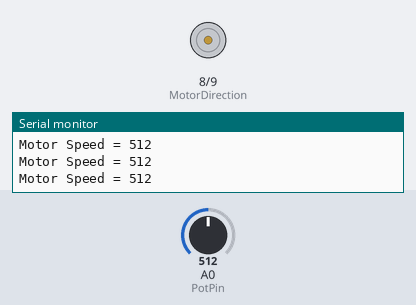
A sketch run on a simulated Arduino Uno, built with avr-gcc and run on an emulated ATmega328P. Shown: direction and speed pins drawn as motors (green arrow = direction pin HIGH = forward, orange = LOW = backward, longer = more drive), the last lines printed to the serial monitor. Inputs (shaded band) come from the test bench; at power-on: A0 (PotPin) = 512.

Above: at 1.2 s.
1.3 s: A0 (PotPin) set to 489
4.3 s: A0 (PotPin) set to 469
At 5.3 s:
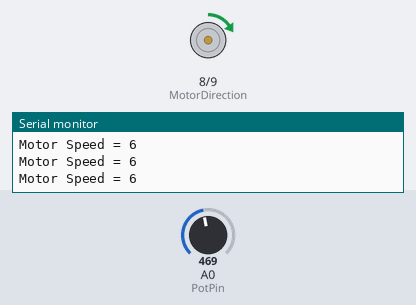
5.8 s: A0 (PotPin) set to 306
At 7.0 s:
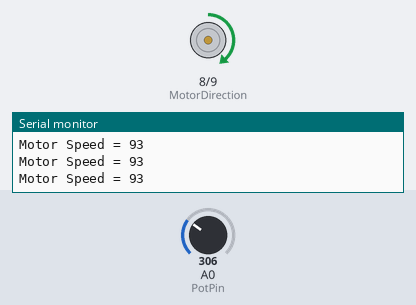
7.3 s: A0 (PotPin) set to 122
At 8.2 s:
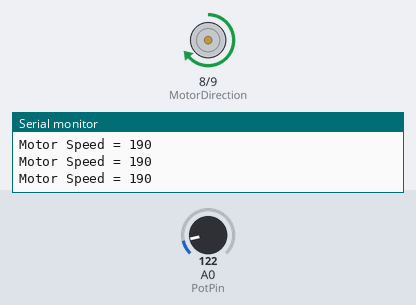
8.8 s: A0 (PotPin) set to 552
At 9.3 s:
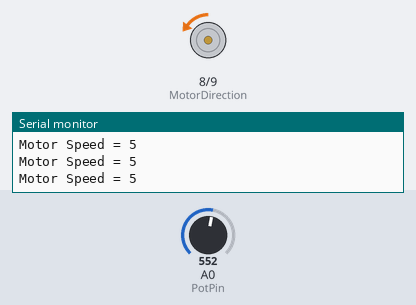
10.3 s: A0 (PotPin) set to 577
At 10.6 s:
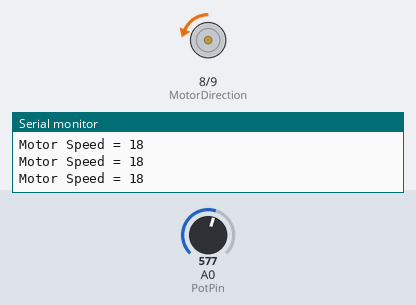
Timing chart, 0 to 13.3 s (numbered marks = the images above; inputs shaded):
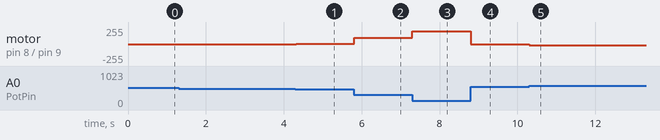

The sketch:

Cytron_Motor_Driver2.ino
```cpp
/*Example code for testing the Cytron Technologies 10A Rev 2.0 Motor Driver
 *The code uses only two pins, one for the motor direction (Pin 9)
 * and one for the motor speed (pin 9). The speed is set using PWM.
 * This code also uses a potentiometer connected to pin A0 in order to control speed and direction
 * This code is meant to be run on the Arduino Uno hardware.
 */


//Pins used to control direction and speed of the motor. Speed pin should be a pwm pin.
#define MotorDirection 8
#define MotorSpeed 9
#define PotPin A0

int SpeedVal = 0;

void setup() {
  //Declaration for the pins used, both should be outputs.
  pinMode(MotorDirection, OUTPUT);
  pinMode(MotorSpeed, OUTPUT);
  Serial.begin(9600);
}

void loop() {

  SpeedVal = analogRead(PotPin); //Reads the position of the potentiometer

  //Makes the motor rotate in the clockwise direction.
  if(SpeedVal > 542){
    digitalWrite(MotorDirection, LOW);
    SpeedVal = map(SpeedVal, 542, 1024, 0, 255);
    analogWrite(MotorSpeed,SpeedVal);
  }

  //Makes the motor rotate in the counter clockwise direction.
  else if(SpeedVal < 482){
    digitalWrite(MotorDirection, HIGH);
    SpeedVal = map(SpeedVal, 482, 0, 0, 255);
    analogWrite(MotorSpeed,SpeedVal);
  }

  Serial.print("Motor Speed = ");
  Serial.println(SpeedVal);

}
```

Measured:
- after the input at 4.3 s, motor on pin 8 (MotorDirection) / pin 9 (MotorSpeed): stopped → forward 6/255 at once
- after the input at 5.8 s, motor on pin 8 (MotorDirection) / pin 9 (MotorSpeed): forward 6/255 → forward 93/255 at once
- after the input at 7.3 s, motor on pin 8 (MotorDirection) / pin 9 (MotorSpeed): forward 93/255 → forward 190/255 at once
- after the input at 8.8 s, motor on pin 8 (MotorDirection) / pin 9 (MotorSpeed): forward 190/255 → backward 5/255 at once
- after the input at 10.3 s, motor on pin 8 (MotorDirection) / pin 9 (MotorSpeed): backward 5/255 → backward 18/255 at once
